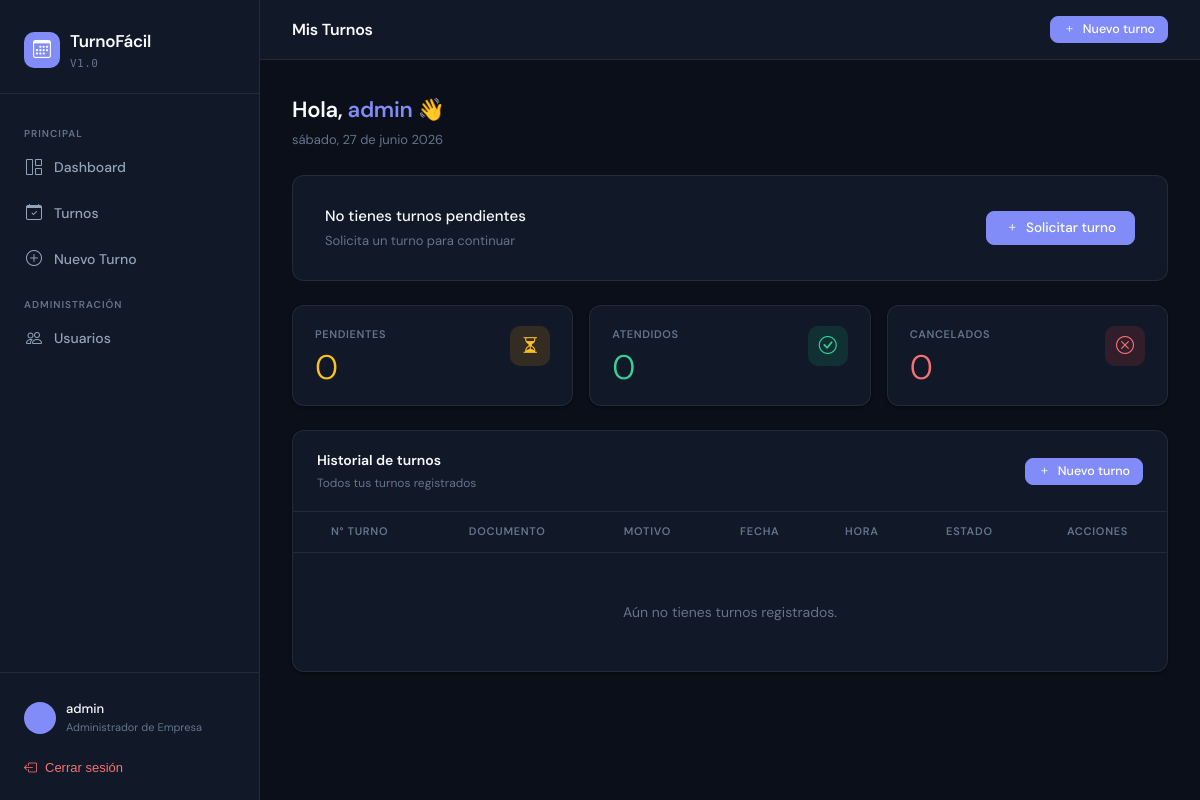
The page /cliente/ (signed in) on the database as committed earlier.
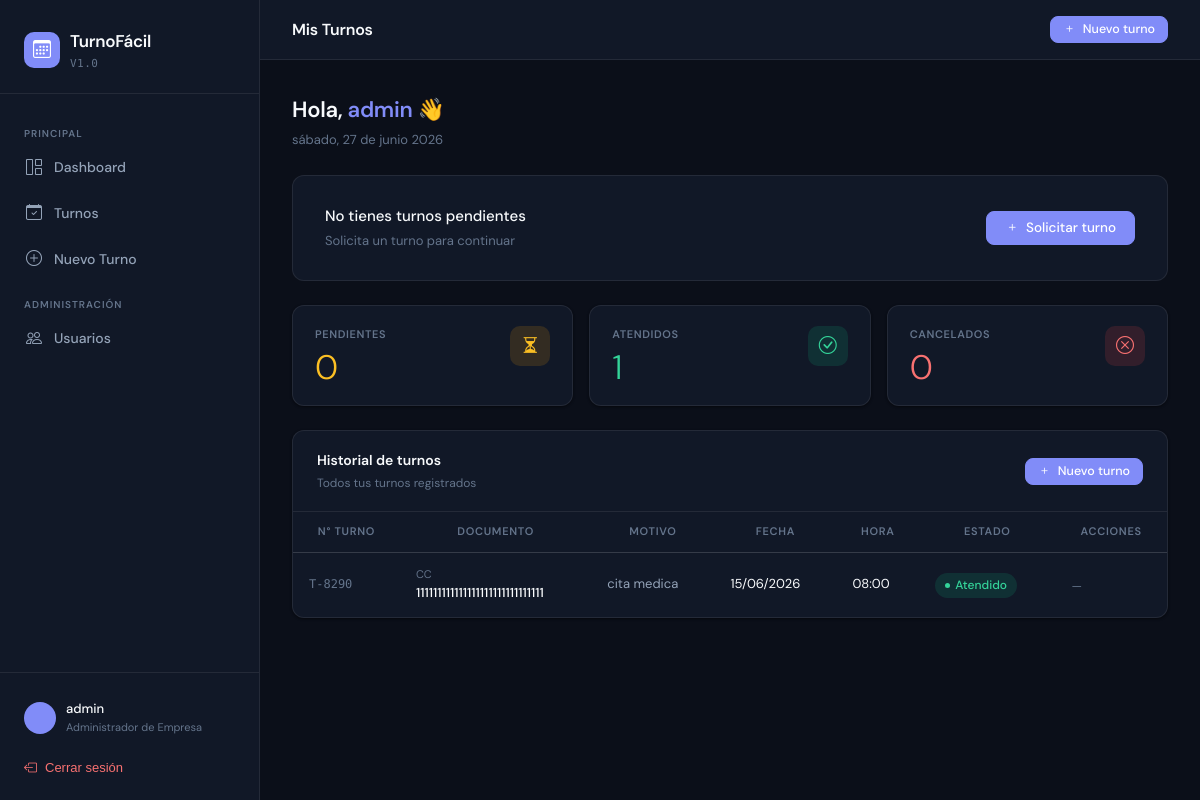
The same page on the database as committed later.
### core/models.py (models this page shows, shortened)
class Usuario(AbstractUser):
    ROL_CHOICES = [
        ('admin',    'Administrador de Empresa'),
        ('empleado', 'Empleado'),
        ('cliente',  'Cliente'),
    ]
    email = models.EmailField(unique=True)
    rol = models.CharField(max_length=20, choices=ROL_CHOICES, default='cliente')
    company = models.ForeignKey(
        Company,
        on_delete=models.CASCADE,
        null=True,
        blank=True,
        related_name='usuarios',
        verbose_name="Empresa"
    )
    tipo_documento = models.CharField(max_length=20, blank=True, null=True)
    numero_documento = models.CharField(max_length=30, blank=True, null=True)
    class Meta:
        verbose_name = 'Usuario'
        verbose_name_plural = 'Usuarios'
        indexes = [
            models.Index(fields=['company', 'id']),
        ]

class Turno(models.Model):
    ESTADO_CHOICES = [
        ('Pendiente', 'Pendiente'),
        ('Atendido',  'Atendido'),
        ('Cancelado', 'Cancelado'),
    ]
    numero_turno = models.CharField(max_length=20, unique=True, blank=True)
    company = models.ForeignKey(
        Company,
        on_delete=models.CASCADE,
        related_name='turnos',
        verbose_name="Empresa"
    )
    cliente = models.ForeignKey(
        Usuario,
        on_delete=models.CASCADE,
        related_name='turnos_como_cliente'
    )
    empleado = models.ForeignKey(
        Usuario,
        on_delete=models.SET_NULL,
        null=True,
        blank=True,
        related_name='turnos_como_empleado'
    )
    tipo_documento = models.CharField(max_length=20)
    numero_documento = models.CharField(max_length=30)
    motivo = models.CharField(max_length=200)
    fecha = models.DateField()
    hora = models.CharField(max_length=5)
    estado = models.CharField(max_length=20, choices=ESTADO_CHOICES, default='Pendiente')
    llamado = models.BooleanField(default=False)
    llamado_en = models.DateTimeField(null=True, blank=True)
    creado_en = models.DateTimeField(auto_now_add=True)
    actualizado_en = models.DateTimeField(auto_now=True)
    class Meta:
        verbose_name = 'Turno'
        verbose_name_plural = 'Turnos'
        indexes = [
            models.Index(fields=['company', 'fecha']),
        ]

### core/views.py (the view)
# urls.py: path('cliente/', views.cliente_panel, name='cliente_panel'),
@login_requerido
@solo_cliente
def cliente_panel(request):
    user  = request.user
    turnos = secure_tenant_filter(user, Turno).filter(cliente=user).order_by('-creado_en')
    pendientes    = turnos.filter(estado='Pendiente').count()
    atendidos     = turnos.filter(estado='Atendido').count()
    cancelados    = turnos.filter(estado='Cancelado').count()
    proximo_turno = turnos.filter(
        estado='Pendiente',
        fecha__gte=timezone.localtime(timezone.now()).date()
    ).order_by('fecha', 'hora').first()
    return render(request, 'cliente/panel.html', {
        'turnos':        turnos,
        'pendientes':    pendientes,
        'atendidos':     atendidos,
        'cancelados':    cancelados,
        'proximo_turno': proximo_turno,
    })

### core/context_processors.py (called while the page is built)
def now_processor(request):
    return {'now': timezone.localtime(timezone.now())}

### core/views.py (called while the page is built, shortened)
def secure_tenant_filter(user, queryset_or_model):
    if user.is_superuser:
        if isinstance(queryset_or_model, type):
            return queryset_or_model.objects.all()
        return queryset_or_model

### templates/cliente/panel.html (shortened to what this page needs)
{% extends 'base.html' %}
{% block page_title %}Mis Turnos{% endblock %}
{% block content %}
<div style="margin-bottom:24px;">
    <div style="font-size:22px;font-weight:600;letter-spacing:-.3px;">
        Hola, <span style="color:var(--accent);">{{ user.first_name|default:user.username }}</span> 👋
    </div>
    <div style="font-size:13px;color:var(--text-muted);margin-top:3px;">{{ now|date:"l, d \d\e F Y" }}</div>
</div>
{% if proximo_turno %}
<div style="background:linear-gradient(135deg,#4f46e5,#6366f1);border-radius:var(--radius);padding:28px 32px;color:#fff;margin-bottom:24px;position:relative;overflow:hidden;">
    <div style="position:absolute;right:-50px;top:-50px;width:220px;height:220px;border-radius:50%;border:1px solid rgba(255,255,255,.07);pointer-events:none;"></div>
    <div style="position:relative;z-index:1;">
        <div style="font-size:11px;font-weight:600;text-transform:uppercase;letter-spacing:1px;color:rgba(255,255,255,.45);margin-bottom:14px;">Próximo turno</div>
        <div style="display:flex;align-items:flex-end;justify-content:space-between;flex-wrap:wrap;gap:16px;">
            <div>
                <div style="font-size:44px;font-weight:300;letter-spacing:-2px;line-height:1;">{{ proximo_turno.numero_turno }}</div>
                <div style="font-size:14px;color:rgba(255,255,255,.6);margin-top:8px;">
                    {{ proximo_turno.fecha|date:"l d \d\e F" }} · {{ proximo_turno.hora }}
                </div>
                {% if proximo_turno.motivo %}
                <div style="font-size:13px;color:rgba(255,255,255,.45);margin-top:4px;">{{ proximo_turno.motivo }}</div>
                {% endif %}
            </div>
            <a href="{% url 'turno_crear' %}" style="display:inline-flex;align-items:center;gap:7px;padding:11px 20px;background:rgba(255,255,255,.1);color:#fff;border-radius:var(--radius-sm);font-size:13px;font-weight:500;text-decoration:none;border:1px solid rgba(255,255,255,.18);">
                <i class="bi bi-plus"></i> Nuevo turno
            </a>
        </div>
    </div>
</div>
{% else %}
<div style="background:var(--surface);border:1px solid var(--border);border-radius:var(--radius);padding:28px 32px;display:flex;align-items:center;justify-content:space-between;flex-wrap:wrap;gap:16px;margin-bottom:24px;">
    <div>
        <div style="font-size:15px;font-weight:500;">No tienes turnos pendientes</div>
        <div style="font-size:13px;color:var(--text-muted);margin-top:3px;">Solicita un turno para continuar</div>
    </div>
    <a href="{% url 'turno_crear' %}" class="btn btn-primary"><i class="bi bi-plus"></i> Solicitar turno</a>
</div>
{% endif %}
<div class="grid-3" style="margin-bottom:24px;">
    <div class="stat-card">
        <div><div class="stat-label">Pendientes</div><div class="stat-value" style="color:var(--warning);">{{ pendientes }}</div></div>
        <div class="stat-icon" style="background:var(--warning-light);color:var(--warning);"><i class="bi bi-hourglass-split"></i></div>
    </div>
    <div class="stat-card">
        <div><div class="stat-label">Atendidos</div><div class="stat-value" style="color:var(--success);">{{ atendidos }}</div></div>
        <div class="stat-icon" style="background:var(--success-light);color:var(--success);"><i class="bi bi-check-circle"></i></div>
    </div>
    <div class="stat-card">
        <div><div class="stat-label">Cancelados</div><div class="stat-value" style="color:var(--danger);">{{ cancelados }}</div></div>
        <div class="stat-icon" style="background:var(--danger-light);color:var(--danger);"><i class="bi bi-x-circle"></i></div>
    </div>
</div>
<div class="card">
    <div style="padding:18px 24px;border-bottom:1px solid var(--border);display:flex;justify-content:space-between;align-items:center;">
        <div>
            <div style="font-size:14px;font-weight:600;">Historial de turnos</div>
            <div style="font-size:12px;color:var(--text-muted);margin-top:2px;">Todos tus turnos registrados</div>
        </div>
        <a href="{% url 'turno_crear' %}" class="btn btn-primary btn-sm"><i class="bi bi-plus"></i> Nuevo turno</a>
    </div>
    <div class="table-wrap">
        <table>
            <thead>
                <tr><th>N° Turno</th><th>Documento</th><th>Motivo</th><th>Fecha</th><th>Hora</th><th>Estado</th><th>Acciones</th></tr>
            </thead>
            <tbody>
                {% for turno in turnos %}
                <tr>
                    <td style="font-family:'DM Mono',monospace;font-size:12px;color:var(--text-muted);">{{ turno.numero_turno }}</td>
                    <td>
                        <div style="font-size:11px;color:var(--text-muted);">{{ turno.tipo_documento }}</div>
                        <div style="font-size:13px;font-weight:500;">{{ turno.numero_documento }}</div>
                    </td>
                    <td style="font-size:13px;color:var(--text-secondary);">{{ turno.motivo|default:"—" }}</td>
                    <td style="font-size:13px;">{{ turno.fecha|date:"d/m/Y" }}</td>
                    <td style="font-size:13px;">{{ turno.hora }}</td>
                    <td><span class="badge badge-{% if turno.estado == 'Pendiente' %}warning{% elif turno.estado == 'Atendido' %}success{% else %}danger{% endif %}">{{ turno.estado }}</span></td>
                    <td>
                        {% if turno.estado == 'Pendiente' %}
                        <a href="{% url 'turno_editar' turno.pk %}" class="btn btn-secondary btn-sm"><i class="bi bi-pencil"></i> Editar</a>
                        {% else %}
                        <span style="font-size:12px;color:var(--text-muted);">—</span>
                        {% endif %}
                    </td>
                </tr>
                {% empty %}
                <tr><td colspan="7" style="text-align:center;padding:48px;color:var(--text-muted);">Aún no tienes turnos registrados.</td></tr>
                {% endfor %}
            </tbody>
        </table>
    </div>
</div>
{% endblock %}

### templates/base.html (shortened to what this page needs)
<!DOCTYPE html>
<html lang="es">
<head>
    <link rel="stylesheet" href="https://cdn.jsdelivr.net/npm/bootstrap-icons@1.11.3/font/bootstrap-icons.min.css">
</head>
<body>
<aside class="sidebar" id="sidebar">
    <div class="sidebar-logo">
        <a href="{% if user.is_superuser or user.rol == 'admin' %}{% url 'dashboard' %}{% elif user.rol == 'empleado' %}{% url 'empleado_panel' %}{% else %}{% url 'cliente_panel' %}{% endif %}" class="brand">
            <div class="brand-icon"><i class="bi bi-calendar3"></i></div>
            <div>
                <div class="brand-name">TurnoFácil</div>
                <div class="brand-sub">v1.0</div>
            </div>
        </a>
    </div>
    <nav class="sidebar-nav">
        <div class="nav-section-label">Principal</div>
        {% if user.rol == 'admin' %}
        <a href="{% url 'dashboard' %}" class="nav-item {% if request.resolver_match.url_name == 'dashboard' %}active{% endif %}">
            <i class="bi bi-grid-1x2"></i> Dashboard
        </a>
        <a href="{% url 'turnos_lista' %}" class="nav-item {% if 'turno' in request.resolver_match.url_name %}active{% endif %}">
            <i class="bi bi-calendar-check"></i> Turnos
        </a>
        <a href="{% url 'turno_crear' %}" class="nav-item {% if request.resolver_match.url_name == 'turno_crear' %}active{% endif %}">
            <i class="bi bi-plus-circle"></i> Nuevo Turno
        </a>
        <div class="nav-section-label">Administración</div>
        <a href="{% url 'usuarios_lista' %}" class="nav-item {% if 'usuario' in request.resolver_match.url_name %}active{% endif %}">
            <i class="bi bi-people"></i> Usuarios
        </a>
        {% endif %}
    </nav>
    <div class="sidebar-footer">
        <a href="{% url 'editar_perfil' %}" class="user-card">
            <div class="user-avatar">{{ user.first_name|first|upper }}{{ user.last_name|first|upper }}</div>
            <div>
                <div class="user-name">{{ user.get_full_name|default:user.username }}</div>
                <div class="user-role">{{ user.get_rol_display }}</div>
            </div>
        </a>
        <form method="POST" action="{% url 'logout' %}">
            <button type="submit" class="logout-btn">
                <i class="bi bi-box-arrow-left"></i> Cerrar sesión
            </button>
        </form>
    </div>
</aside>
<div class="main-wrap">
    <header class="topbar">
        <div style="display:flex;align-items:center;gap:12px;">
            <span class="topbar-title">{% block page_title %}Dashboard{% endblock %}</span>
        </div>
        <div>
            <a href="{% url 'turno_crear' %}" class="btn btn-primary btn-sm">
                <i class="bi bi-plus"></i> Nuevo turno
            </a>
        </div>
    </header>
    <main class="page-content">
        {% block content %}{% endblock %}
    </main>
</div>
</body>
</html>

Rows that differ between the two databases and show on the page:
added Turno: numero_turno "T-8290", tipo_documento "CC", numero_documento "111111111111111111111111111111", motivo "cita medica", fecha "15/06/2026", hora "08:00", estado "Atendido"
Other text that changed with them:
{{ atendidos }}: "0" → "1"
text no longer shown: "Aún no tienes turnos registrados."
